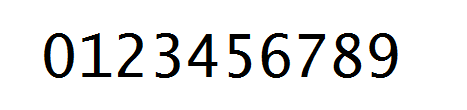
//> input picture training_numbers.png, 467 x 110 px
$ ./generate_data   (built with g++ and OpenCV 4)
//> lines starting //> are read from the running program, lines starting //| are printed output that depends on the picture; after the words box and inside, x2 and y2 are one past the last pixel; in counts of white or black regions, pixels touching at a corner belong together
// generate_data.cpp

#include<opencv2/core/core.hpp>
#include<opencv2/highgui/highgui.hpp>
#include<opencv2/imgproc/imgproc.hpp>
#include<opencv2/ml/ml.hpp>

#include<iostream>
#include<vector>

// global variables ///////////////////////////////////////////////////////////////////////////////
const int MIN_CONTOUR_AREA = 100;

const int RESIZED_IMAGE_WIDTH = 20;
const int RESIZED_IMAGE_HEIGHT = 30;

///////////////////////////////////////////////////////////////////////////////////////////////////
int main() {

	cv::Mat matTrainingNumbers;		// input image
	cv::Mat matGrayscale;			//
	cv::Mat matBlurred;				// declare various images
	cv::Mat matThresh;				//
	cv::Mat matThreshCopy;			//

	std::vector<std::vector<cv::Point> > ptContours;		// declare contours vector
	std::vector<cv::Vec4i> v4iHierarchy;					// declare contours hierarchy

	cv::Mat matClassificationInts;		// these are our training classifications, note we will have to perform some conversions before writing to file later

												// these are our training images, due to the data types that the KNN object KNearest requires,
	cv::Mat matTrainingImages;					// we have to declare a single Mat, then append to it as though it's a vector,
												// also we will have to perform some conversions before writing to file later

	// possible chars we are interested in are digits 0 through 9, put these in vector intValidChars
	std::vector<int> intValidChars = { '0', '1', '2', '3', '4', '5', '6', '7', '8', '9' };

	matTrainingNumbers = cv::imread("training_numbers.png");			// read in training numbers image
//> matTrainingNumbers is the input picture: 110 rows x 467 cols, CV_8UC3; mean B, G, R 232.3, 232.4, 232.3

	if (matTrainingNumbers.empty()) {							// if unable to open image
		std::cout << "error: image not read from file\n\n";		// show error message on command line
		return(0);												// and exit program
	}

	cv::cvtColor(matTrainingNumbers, matGrayscale, CV_BGR2GRAY);		// convert to grayscale
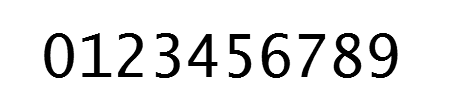
//> matGrayscale: 110 rows x 467 cols, CV_8UC1; min 0, max 255, mean 232.4

	cv::GaussianBlur(matGrayscale,			// input image
		matBlurred,							// output image
		cv::Size(5, 5),						// smoothing window width and height in pixels
		0);									// sigma value, determines how much the image will be blurred, zero makes function choose the sigma value
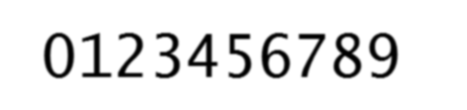
//> matBlurred: 110 rows x 467 cols, CV_8UC1; min 0, max 255, mean 232.4

	// filter image from grayscale to black and white
	cv::adaptiveThreshold(matBlurred,							// input image
		matThresh,							// output image
		255,									// make pixels that pass the threshold full white
		cv::ADAPTIVE_THRESH_GAUSSIAN_C,		// use gaussian rather than mean, seems to give better results
		cv::THRESH_BINARY_INV,				// invert so foreground will be white, background will be black
		11,									// size of a pixel neighborhood used to calculate threshold value
		2);									// constant subtracted from the mean or weighted mean
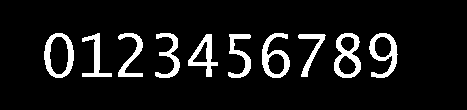
//> matThresh: 110 rows x 467 cols, CV_8UC1; 9% white; 10 white regions

	cv::imshow("matThresh", matThresh);			// show threshold image for reference

	matThreshCopy = matThresh.clone();			// make a copy of the thresh image, this in necessary b/c findContours modifies the image

	cv::findContours(matThreshCopy,					// input image, make sure to use a copy since the function will modify this image in the course of finding contours
		ptContours,					// output contours
		v4iHierarchy,					// output hierarchy
		cv::RETR_EXTERNAL,				// retrieve the outermost contours only
		cv::CHAIN_APPROX_SIMPLE);		// compress horizontal, vertical, and diagonal segments and leave only their end points
//> ptContours = 10 contours; largest, box (x1, y1, x2, y2) and area: (44, 33, 74, 78) 1036, (334, 33, 361, 78) 884, (262, 33, 290, 78) 720, (369, 33, 398, 78) 718, (188, 34, 218, 77) 535; v4iHierarchy = 10 items, first 8: [1, -1, -1, -1], [2, 0, -1, -1], [3, 1, -1, -1], [4, 2, -1, -1], [5, 3, -1, -1], [6, 4, -1, -1], [7, 5, -1, -1], [8, 6, -1, -1]

	for (int i = 0; i < ptContours.size(); i++) {						// for each contour
		if (cv::contourArea(ptContours[i]) > MIN_CONTOUR_AREA) {			// if contour is big enough to consider
			cv::Rect boundingRect = cv::boundingRect(ptContours[i]);			// get the bounding rect

			cv::rectangle(matTrainingNumbers, boundingRect, cv::Scalar(0, 0, 255), 2);		// draw red rectangle around each contour as we ask user for input

			cv::Mat matROI = matThresh(boundingRect);			// get ROI image of bounding rect

			cv::Mat matROIResized;
			cv::resize(matROI, matROIResized, cv::Size(RESIZED_IMAGE_WIDTH, RESIZED_IMAGE_HEIGHT));		// resize image, this will be more consistent for recognition and storage

			cv::imshow("matROI", matROI);								// show ROI image for reference
			cv::imshow("matROIResized", matROIResized);					// show resized ROI image for reference
			cv::imshow("matTrainingNumbers", matTrainingNumbers);		// show training numbers image, this will now have red rectangles drawn on it

			int intChar = cv::waitKey(0);			// get key press

			if (intChar == 27) {		// if esc key was pressed
				return(0);				// exit program
			}
			else if (std::find(intValidChars.begin(), intValidChars.end(), intChar) != intValidChars.end()) {  // else if the char is in the list of chars we are looking for . . .

				matClassificationInts.push_back(intChar);		// append classification char to integer list of chars (we will convert later before writing to file)

				cv::Mat matImageFloat;							// now add the training image (some conversion is necessary first) . . .
				matROIResized.convertTo(matImageFloat, CV_32FC1);		// convert Mat to float

				cv::Mat matImageReshaped = matImageFloat.reshape(1, 1);		// flatten

				matTrainingImages.push_back(matImageReshaped);		// add to Mat as though it was a vector, this is necessary due to the
																	// data types that KNearest.train accepts
			}	// end if
		}	// end if
	}	// end for
//> this loop made 10 passes; the space key is pressed
//> boundingRect on passes 1 to 10: Rect(298, 34, 28, 43), Rect(228, 34, 23, 44), Rect(188, 34, 30, 43), Rect(369, 33, 29, 45), Rect(334, 33, 27, 45), Rect(262, 33, 28, 45), Rect(155, 33, 25, 45), Rect(118, 33, 25, 44), Rect(82, 33, 30, 44), Rect(44, 33, 30, 45)
//> pass 1, `cv::resize(matROI, matROIResized, cv::Size(RESIZED_IMAGE_WIDTH, RESIZE..`:
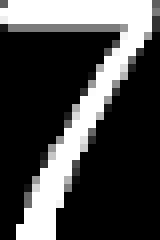
//> matROIResized: 30 rows x 20 cols, CV_8UC1 (shown 8 times larger); min 0, max 255, mean 71.7
//> pass 1, `cv::imshow("matTrainingNumbers", matTrainingNumbers);`:
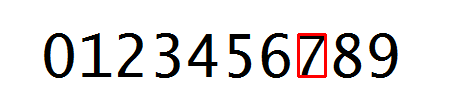
//> window 'matTrainingNumbers': 110 rows x 467 cols, CV_8UC3; mean B, G, R 230.7, 230.7, 232.7
//> pass 2, `cv::Mat matROI = matThresh(boundingRect);`:
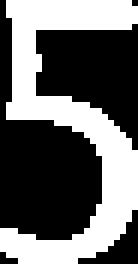
//> matROI: 44 rows x 23 cols, CV_8UC1 (shown 6 times larger); 41% white; 1 white region, box (x1, y1, x2, y2) and area: (0, 0, 23, 44) 415
//> after the loop:
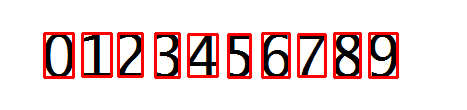
//> matTrainingNumbers: 110 rows x 467 cols, CV_8UC3; 8.07% of pixels changed, all inside (x1, y1, x2, y2) = (43, 32, 399, 79)

	std::cout << "training complete\n\n";

	// save classifications to file ///////////////////////////////////////////////////////

	cv::Mat matClassificationFloats;
	matClassificationInts.convertTo(matClassificationFloats, CV_32FC1);			// convert ints to floats

	cv::FileStorage fsClassifications("classifications.xml", cv::FileStorage::WRITE);			// open the classifications file

	if (fsClassifications.isOpened() == false) {														// if the file was not opened successfully
		std::cout << "error, unable to open training classifications file, exiting program\n\n";		// show error message
		return(0);																						// and exit program
	}

	fsClassifications << "classifications" << matClassificationFloats;		// write classifications into classifications section of classifications file
	fsClassifications.release();											// close the classifications file

	// save training images to file ///////////////////////////////////////////////////////

	cv::FileStorage fsTrainingImages("images.xml", cv::FileStorage::WRITE);			// open the training images file

	if (fsTrainingImages.isOpened() == false) {													// if the file was not opened successfully
		std::cout << "error, unable to open training images file, exiting program\n\n";			// show error message
		return(0);																				// and exit program
	}

	fsTrainingImages << "images" << matTrainingImages;		// write training images into images section of images file
	fsTrainingImages.release();								// close the training images file

	return(0);
}
